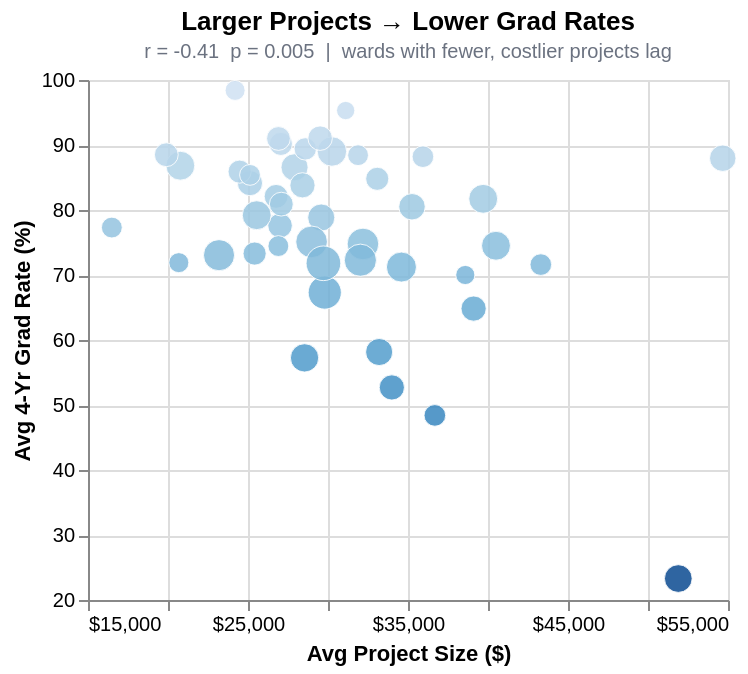

Notebook source saved alongside this figure:
### Code cell
r2, p2 = rp("avg_project", "avg_grad_rate")

s2 = (
    alt.Chart(df)
    .mark_circle(size=90, opacity=0.85, stroke="white", strokeWidth=0.5)
    .encode(
        x=alt.X("avg_project:Q", title="Avg Project Size ($)",
                scale=alt.Scale(zero=False), axis=alt.Axis(format="$,.0f")),
        y=alt.Y("avg_grad_rate:Q", title="Avg 4-Yr Grad Rate (%)",
                scale=alt.Scale(zero=False)),
        color=alt.condition(
            ward_sel,
            alt.Color("avg_grad_rate:Q", scale=alt.Scale(scheme="blues", reverse=True),
                      legend=None),
            alt.value(GRAY + "55"),
        ),
        size=alt.Size("num_schools:Q", scale=alt.Scale(range=[50, 300]), legend=None),
        tooltip=base_tt + [
            alt.Tooltip("avg_grad_rate:Q", title="Grad Rate (%)", format=".1f"),
        ],
    )
    .add_params(ward_sel)
    .properties(
        width=320, height=260,
        title=alt.TitleParams(
            text="Larger Projects → Lower Grad Rates",
            subtitle=f"r = {r2:.2f}  p = {p2:.3f}  |  wards with fewer, costlier projects lag",
            fontSize=13, subtitleFontSize=10, subtitleColor=GRAY,
        ),
    )
)

reg2 = s2.transform_regression("avg_project", "avg_grad_rate").mark_line(
    color=BLUE, strokeDash=[4, 3], strokeWidth=1.8, opacity=0.7
)

chart2 = s2 + reg2
chart2

### Figure 1 — Vega-Lite specification as saved in the notebook (floating-point values rounded to 4 significant figures)
{"config": {"view": {"continuousWidth": 300, "continuousHeight": 300}}, "layer": [{"mark": {"type": "circle", "opacity": 0.85, "size": 90, "stroke": "white", "strokeWidth": 0.5}, "encoding": {"color": {"condition": {"param": "param_1", "empty": true, "field": "avg_grad_rate", "legend": null, "scale": {"reverse": true, "scheme": "blues"}, "type": "quantitative"}, "value": "#6b728055"}, "size": {"field": "num_schools", "legend": null, "scale": {"range": [50, 300]}, "type": "quantitative"}, "tooltip": [{"field": "ward", "title": "Ward", "type": "ordinal"}, {"field": "num_projects", "format": ",", "title": "# Projects", "type": "quantitative"}, {"field": "avg_project", "format": "$,.0f", "title": "Avg $/Project", "type": "quantitative"}, {"field": "avg_grad_rate", "format": ".1f", "title": "Grad Rate (%)", "type": "quantitative"}], "x": {"axis": {"format": "$,.0f"}, "field": "avg_project", "scale": {"zero": false}, "title": "Avg Project Size ($)", "type": "quantitative"}, "y": {"field": "avg_grad_rate", "scale": {"zero": false}, "title": "Avg 4-Yr Grad Rate (%)", "type": "quantitative"}}, "name": "view_2", "title": {"text": "Larger Projects → Lower Grad Rates", "fontSize": 13, "subtitle": "r = -0.41  p = 0.005  |  wards with fewer, costlier projects lag", "subtitleColor": "#6b7280", "subtitleFontSize": 10}}, {"mark": {"type": "line", "color": "#1a6faf", "opacity": 0.7, "strokeDash": [4, 3], "strokeWidth": 1.8}, "encoding": {"color": {"condition": {"param": "param_1", "empty": true, "field": "avg_grad_rate", "legend": null, "scale": {"reverse": true, "scheme": "blues"}, "type": "quantitative"}, "value": "#6b728055"}, "size": {"field": "num_schools", "legend": null, "scale": {"range": [50, 300]}, "type": "quantitative"}, "tooltip": [{"field": "ward", "title": "Ward", "type": "ordinal"}, {"field": "num_projects", "format": ",", "title": "# Projects", "type": "quantitative"}, {"field": "avg_project", "format": "$,.0f", "title": "Avg $/Project", "type": "quantitative"}, {"field": "avg_grad_rate", "format": ".1f", "title": "Grad Rate (%)", "type": "quantitative"}], "x": {"axis": {"format": "$,.0f"}, "field": "avg_project", "scale": {"zero": false}, "title": "Avg Project Size ($)", "type": "quantitative"}, "y": {"field": "avg_grad_rate", "scale": {"zero": false}, "title": "Avg 4-Yr Grad Rate (%)", "type": "quantitative"}}, "title": {"text": "Larger Projects → Lower Grad Rates", "fontSize": 13, "subtitle": "r = -0.41  p = 0.005  |  wards with fewer, costlier projects lag", "subtitleColor": "#6b7280", "subtitleFontSize": 10}, "transform": [{"on": "avg_project", "regression": "avg_grad_rate"}]}], "data": {"name": "data-5edbf31f9a4233b59744b791552b85fd"}, "height": 260, "params": [{"name": "param_1", "select": {"type": "point", "fields": ["ward"]}, "views": ["view_2"]}], "width": 320, "$schema": "https://vega.github.io/schema/vega-lite/v5.20.1.json", "datasets": {"data-5edbf31f9a4233b59744b791552b85fd": [{"ward": 1, "total_spending": 16340000.0, "num_projects": 605, "avg_project": 27000.0, "median_project": 6874.0, "num_schools": 12, "avg_attendance": 86.9, "avg_truancy": 40.99, "avg_mobility": 10.54, "avg_grad_rate": 77.6, "avg_suspension": 5.4, "centroid_lon": -87.69, "centroid_lat": 41.91}, {"ward": 2, "total_spending": 16130000.0, "num_projects": 596, "avg_project": 27060.0, "median_project": 10970.0, "num_schools": 10, "avg_attendance": 86.9, "avg_truancy": 42.24, "avg_mobility": 7.811, "avg_grad_rate": 90.17, "avg_suspension": 5.4, "centroid_lon": -87.65, "centroid_lat": 41.91}, {"ward": 3, "total_spending": 16240000.0, "num_projects": 549, "avg_project": 29580.0, "median_project": 14720.0, "num_schools": 16, "avg_attendance": 86.9, "avg_truancy": 62.69, "avg_mobility": 26.51, "avg_grad_rate": 78.84, "avg_suspension": 5.4, "centroid_lon": -87.63, "centroid_lat": 41.82}, {"ward": 4, "total_spending": 16310000.0, "num_projects": 493, "avg_project": 33080.0, "median_project": 22270.0, "num_schools": 10, "avg_attendance": 86.9, "avg_truancy": 45.57, "avg_mobility": 11.6, "avg_grad_rate": 84.8, "avg_suspension": 5.4, "centroid_lon": -87.61, "centroid_lat": 41.84}, {"ward": 5, "total_spending": 15690000.0, "num_projects": 287, "avg_project": 54670.0, "median_project": 28890.0, "num_schools": 15, "avg_attendance": 86.9, "avg_truancy": 49.38, "avg_mobility": 11.69, "avg_grad_rate": 87.97, "avg_suspension": 5.4, "centroid_lon": -87.58, "centroid_lat": 41.78}, {"ward": 6, "total_spending": 16350000.0, "num_projects": 315, "avg_project": 51890.0, "median_project": 30820.0, "num_schools": 17, "avg_attendance": 86.9, "avg_truancy": 53.09, "avg_mobility": 29.48, "avg_grad_rate": 23.3, "avg_suspension": 5.4, "centroid_lon": -87.63, "centroid_lat": 41.76}, {"ward": 7, "total_spending": 15770000.0, "num_projects": 475, "avg_project": 33200.0, "median_project": 12250.0, "num_schools": 16, "avg_attendance": 86.9, "avg_truancy": 52.84, "avg_mobility": 18.34, "avg_grad_rate": 58.15, "avg_suspension": 5.4, "centroid_lon": -87.56, "centroid_lat": 41.75}, {"ward": 8, "total_spending": 16350000.0, "num_projects": 508, "avg_project": 32180.0, "median_project": 13910.0, "num_schools": 24, "avg_attendance": 86.9, "avg_truancy": 51.8, "avg_mobility": 24.72, "avg_grad_rate": 74.78, "avg_suspension": 5.4, "centroid_lon": -87.59, "centroid_lat": 41.74}, {"ward": 9, "total_spending": 16360000.0, "num_projects": 412, "avg_project": 39700.0, "median_project": 36180.0, "num_schools": 19, "avg_attendance": 86.9, "avg_truancy": 56.39, "avg_mobility": 17.57, "avg_grad_rate": 81.72, "avg_suspension": 5.4, "centroid_lon": -87.62, "centroid_lat": 41.68}, {"ward": 10, "total_spending": 16270000.0, "num_projects": 608, "avg_project": 26750.0, "median_project": 12960.0, "num_schools": 11, "avg_attendance": 86.9, "avg_truancy": 47.6, "avg_mobility": 10.31, "avg_grad_rate": 82.1, "avg_suspension": 5.4, "centroid_lon": -87.55, "centroid_lat": 41.71}, {"ward": 11, "total_spending": 15850000.0, "num_projects": 589, "avg_project": 26910.0, "median_project": 9094.0, "num_schools": 11, "avg_attendance": 86.9, "avg_truancy": 33.43, "avg_mobility": 8.97, "avg_grad_rate": 91.0, "avg_suspension": 5.4, "centroid_lon": -87.65, "centroid_lat": 41.84}, {"ward": 12, "total_spending": 16300000.0, "num_projects": 638, "avg_project": 25540.0, "median_project": 5992.0, "num_schools": 19, "avg_attendance": 86.9, "avg_truancy": 43.86, "avg_mobility": 13.78, "avg_grad_rate": 79.2, "avg_suspension": 5.4, "centroid_lon": -87.69, "centroid_lat": 41.83}, {"ward": 13, "total_spending": 16380000.0, "num_projects": 1062, "avg_project": 15420.0, "median_project": 3762.0, "num_schools": 3, "avg_attendance": 86.9, "avg_truancy": 38.07, "avg_mobility": 6.433, "avg_grad_rate": null, "avg_suspension": 5.4, "centroid_lon": -87.75, "centroid_lat": 41.78}, {"ward": 14, "total_spending": 16370000.0, "num_projects": 788, "avg_project": 20770.0, "median_project": 7433.0, "num_schools": 19, "avg_attendance": 86.9, "avg_truancy": 43.49, "avg_mobility": 8.106, "avg_grad_rate": 86.81, "avg_suspension": 5.4, "centroid_lon": -87.74, "centroid_lat": 41.8}, {"ward": 15, "total_spending": 15640000.0, "num_projects": 525, "avg_project": 29800.0, "median_project": 11730.0, "num_schools": 27, "avg_attendance": 86.9, "avg_truancy": 42.88, "avg_mobility": 10.24, "avg_grad_rate": 67.3, "avg_suspension": 5.4, "centroid_lon": -87.68, "centroid_lat": 41.8}, {"ward": 16, "total_spending": 16080000.0, "num_projects": 473, "avg_project": 33990.0, "median_project": 18070.0, "num_schools": 13, "avg_attendance": 86.9, "avg_truancy": 52.43, "avg_mobility": 16.79, "avg_grad_rate": 52.7, "avg_suspension": 5.4, "centroid_lon": -87.67, "centroid_lat": 41.78}, {"ward": 17, "total_spending": 16030000.0, "num_projects": 410, "avg_project": 39100.0, "median_project": 24800.0, "num_schools": 13, "avg_attendance": 86.9, "avg_truancy": 47.85, "avg_mobility": 16.65, "avg_grad_rate": 64.83, "avg_suspension": 5.4, "centroid_lon": -87.67, "centroid_lat": 41.76}, {"ward": 18, "total_spending": 16210000.0, "num_projects": 460, "avg_project": 35250.0, "median_project": 32460.0, "num_schools": 15, "avg_attendance": 86.9, "avg_truancy": 41.5, "avg_mobility": 9.262, "avg_grad_rate": 80.5, "avg_suspension": 5.4, "centroid_lon": -87.71, "centroid_lat": 41.75}, {"ward": 19, "total_spending": 16190000.0, "num_projects": 374, "avg_project": 43300.0, "median_project": 42440.0, "num_schools": 8, "avg_attendance": 86.9, "avg_truancy": 20.86, "avg_mobility": 4.583, "avg_grad_rate": 71.6, "avg_suspension": 5.4, "centroid_lon": -87.7, "centroid_lat": 41.7}, {"ward": 20, "total_spending": 16120000.0, "num_projects": 398, "avg_project": 40500.0, "median_project": 26470.0, "num_schools": 19, "avg_attendance": 86.9, "avg_truancy": 51.53, "avg_mobility": 18.32, "avg_grad_rate": 74.5, "avg_suspension": 5.4, "centroid_lon": -87.63, "centroid_lat": 41.79}, {"ward": 21, "total_spending": 16160000.0, "num_projects": 697, "avg_project": 23190.0, "median_project": 9540.0, "num_schools": 23, "avg_attendance": 86.9, "avg_truancy": 46.98, "avg_mobility": 14.41, "avg_grad_rate": 73.05, "avg_suspension": 5.4, "centroid_lon": -87.64, "centroid_lat": 41.73}, {"ward": 22, "total_spending": 15680000.0, "num_projects": 617, "avg_project": 25410.0, "median_project": 11720.0, "num_schools": 10, "avg_attendance": 86.9, "avg_truancy": 46.11, "avg_mobility": 9.08, "avg_grad_rate": 73.3, "avg_suspension": 5.4, "centroid_lon": -87.73, "centroid_lat": 41.83}, {"ward": 23, "total_spending": 16240000.0, "num_projects": 985, "avg_project": 16490.0, "median_project": 4700.0, "num_schools": 7, "avg_attendance": 86.9, "avg_truancy": 37.75, "avg_mobility": 7.083, "avg_grad_rate": 77.3, "avg_suspension": 5.4, "centroid_lon": -87.75, "centroid_lat": 41.79}, {"ward": 24, "total_spending": 15920000.0, "num_projects": 497, "avg_project": 32020.0, "median_project": 10540.0, "num_schools": 25, "avg_attendance": 86.9, "avg_truancy": 55.1, "avg_mobility": 17.14, "avg_grad_rate": 72.28, "avg_suspension": 5.4, "centroid_lon": -87.71, "centroid_lat": 41.86}, {"ward": 25, "total_spending": 16360000.0, "num_projects": 541, "avg_project": 30250.0, "median_project": 12400.0, "num_schools": 20, "avg_attendance": 86.9, "avg_truancy": 36.92, "avg_mobility": 8.364, "avg_grad_rate": 89.0, "avg_suspension": 5.4, "centroid_lon": -87.65, "centroid_lat": 41.86}, {"ward": 26, "total_spending": 15960000.0, "num_projects": 572, "avg_project": 27910.0, "median_project": 12610.0, "num_schools": 16, "avg_attendance": 86.9, "avg_truancy": 50.41, "avg_mobility": 24.73, "avg_grad_rate": 86.57, "avg_suspension": 5.4, "centroid_lon": -87.71, "centroid_lat": 41.91}, {"ward": 27, "total_spending": 16150000.0, "num_projects": 467, "avg_project": 34590.0, "median_project": 18440.0, "num_schools": 21, "avg_attendance": 86.9, "avg_truancy": 46.53, "avg_mobility": 8.294, "avg_grad_rate": 71.22, "avg_suspension": 5.4, "centroid_lon": -87.67, "centroid_lat": 41.89}, {"ward": 28, "total_spending": 15990000.0, "num_projects": 552, "avg_project": 28970.0, "median_project": 6444.0, "num_schools": 24, "avg_attendance": 86.9, "avg_truancy": 51.93, "avg_mobility": 19.59, "avg_grad_rate": 75.1, "avg_suspension": 5.4, "centroid_lon": -87.71, "centroid_lat": 41.88}, {"ward": 29, "total_spending": 16180000.0, "num_projects": 597, "avg_project": 27110.0, "median_project": 14800.0, "num_schools": 5, "avg_attendance": 86.9, "avg_truancy": 39.02, "avg_mobility": 8.9, "avg_grad_rate": null, "avg_suspension": 5.4, "centroid_lon": -87.78, "centroid_lat": 41.91}, {"ward": 30, "total_spending": 16310000.0, "num_projects": 789, "avg_project": 20680.0, "median_project": 7500.0, "num_schools": 6, "avg_attendance": 86.9, "avg_truancy": 47.5, "avg_mobility": 11.15, "avg_grad_rate": 71.9, "avg_suspension": 5.4, "centroid_lon": -87.76, "centroid_lat": 41.94}, {"ward": 31, "total_spending": 15980000.0, "num_projects": 590, "avg_project": 27080.0, "median_project": 8956.0, "num_schools": 11, "avg_attendance": 86.9, "avg_truancy": 47.16, "avg_mobility": 10.48, "avg_grad_rate": 80.9, "avg_suspension": 5.4, "centroid_lon": -87.75, "centroid_lat": 41.93}, {"ward": 32, "total_spending": 16200000.0, "num_projects": 567, "avg_project": 28580.0, "median_project": 17030.0, "num_schools": 9, "avg_attendance": 86.9, "avg_truancy": 32.72, "avg_mobility": 6.675, "avg_grad_rate": 89.4, "avg_suspension": 5.4, "centroid_lon": -87.69, "centroid_lat": 41.93}, {"ward": 33, "total_spending": 16280000.0, "num_projects": 573, "avg_project": 28410.0, "median_project": 12650.0, "num_schools": 13, "avg_attendance": 86.9, "avg_truancy": 30.95, "avg_mobility": 8.633, "avg_grad_rate": 83.8, "avg_suspension": 5.4, "centroid_lon": -87.7, "centroid_lat": 41.96}, {"ward": 34, "total_spending": 15090000.0, "num_projects": 529, "avg_project": 28530.0, "median_project": 14800.0, "num_schools": 18, "avg_attendance": 86.9, "avg_truancy": 54.64, "avg_mobility": 21.12, "avg_grad_rate": 57.25, "avg_suspension": 5.4, "centroid_lon": -87.65, "centroid_lat": 41.68}, {"ward": 35, "total_spending": 15900000.0, "num_projects": 633, "avg_project": 25120.0, "median_project": 6817.0, "num_schools": 13, "avg_attendance": 86.9, "avg_truancy": 43.77, "avg_mobility": 15.72, "avg_grad_rate": 84.13, "avg_suspension": 5.4, "centroid_lon": -87.72, "centroid_lat": 41.94}, {"ward": 36, "total_spending": 16200000.0, "num_projects": 662, "avg_project": 24480.0, "median_project": 10490.0, "num_schools": 10, "avg_attendance": 86.9, "avg_truancy": 39.36, "avg_mobility": 6.12, "avg_grad_rate": 85.9, "avg_suspension": 5.4, "centroid_lon": -87.78, "centroid_lat": 41.93}, {"ward": 37, "total_spending": 15930000.0, "num_projects": 536, "avg_project": 29710.0, "median_project": 13540.0, "num_schools": 30, "avg_attendance": 86.9, "avg_truancy": 58.33, "avg_mobility": 21.93, "avg_grad_rate": 71.8, "avg_suspension": 5.4, "centroid_lon": -87.75, "centroid_lat": 41.9}, {"ward": 38, "total_spending": 16000000.0, "num_projects": 541, "avg_project": 29570.0, "median_project": 23500.0, "num_schools": 6, "avg_attendance": 86.9, "avg_truancy": 26.78, "avg_mobility": 6.85, "avg_grad_rate": null, "avg_suspension": 5.4, "centroid_lon": -87.81, "centroid_lat": 41.95}, {"ward": 39, "total_spending": 16180000.0, "num_projects": 441, "avg_project": 36680.0, "median_project": 26630.0, "num_schools": 8, "avg_attendance": 86.9, "avg_truancy": 23.81, "avg_mobility": 5.943, "avg_grad_rate": 48.4, "avg_suspension": 5.4, "centroid_lon": -87.74, "centroid_lat": 41.98}, {"ward": 40, "total_spending": 15970000.0, "num_projects": 501, "avg_project": 31880.0, "median_project": 13150.0, "num_schools": 7, "avg_attendance": 86.9, "avg_truancy": 33.01, "avg_mobility": 7.3, "avg_grad_rate": 88.43, "avg_suspension": 5.4, "centroid_lon": -87.69, "centroid_lat": 41.98}, {"ward": 41, "total_spending": 16360000.0, "num_projects": 409, "avg_project": 40000.0, "median_project": 36810.0, "num_schools": 6, "avg_attendance": 86.9, "avg_truancy": 19.55, "avg_mobility": 6.575, "avg_grad_rate": null, "avg_suspension": 5.4, "centroid_lon": -87.84, "centroid_lat": 41.99}, {"ward": 42, "total_spending": 15960000.0, "num_projects": 513, "avg_project": 31100.0, "median_project": 18900.0, "num_schools": 4, "avg_attendance": 86.9, "avg_truancy": 56.48, "avg_mobility": 28.23, "avg_grad_rate": 95.3, "avg_suspension": 5.4, "centroid_lon": -87.62, "centroid_lat": 41.89}, {"ward": 43, "total_spending": 15630000.0, "num_projects": 646, "avg_project": 24190.0, "median_project": 10020.0, "num_schools": 6, "avg_attendance": 86.9, "avg_truancy": 30.22, "avg_mobility": 7.425, "avg_grad_rate": 98.4, "avg_suspension": 5.4, "centroid_lon": -87.63, "centroid_lat": 41.92}, {"ward": 44, "total_spending": 16080000.0, "num_projects": 640, "avg_project": 25130.0, "median_project": 9945.0, "num_schools": 5, "avg_attendance": 86.9, "avg_truancy": 18.14, "avg_mobility": 5.32, "avg_grad_rate": null, "avg_suspension": 5.4, "centroid_lon": -87.64, "centroid_lat": 41.94}, {"ward": 45, "total_spending": 16140000.0, "num_projects": 547, "avg_project": 29510.0, "median_project": 12420.0, "num_schools": 12, "avg_attendance": 86.9, "avg_truancy": 30.34, "avg_mobility": 6.64, "avg_grad_rate": 91.05, "avg_suspension": 5.4, "centroid_lon": -87.76, "centroid_lat": 41.97}, {"ward": 46, "total_spending": 16200000.0, "num_projects": 420, "avg_project": 38580.0, "median_project": 13560.0, "num_schools": 5, "avg_attendance": 86.9, "avg_truancy": 53.22, "avg_mobility": 27.26, "avg_grad_rate": 70.0, "avg_suspension": 5.4, "centroid_lon": -87.64, "centroid_lat": 41.96}, {"ward": 47, "total_spending": 16150000.0, "num_projects": 812, "avg_project": 19900.0, "median_project": 6375.0, "num_schools": 11, "avg_attendance": 86.9, "avg_truancy": 24.08, "avg_mobility": 6.782, "avg_grad_rate": 88.5, "avg_suspension": 5.4, "centroid_lon": -87.68, "centroid_lat": 41.96}, {"ward": 48, "total_spending": 15530000.0, "num_projects": 618, "avg_project": 25130.0, "median_project": 9175.0, "num_schools": 7, "avg_attendance": 86.9, "avg_truancy": 34.06, "avg_mobility": 13.13, "avg_grad_rate": 85.4, "avg_suspension": 5.4, "centroid_lon": -87.66, "centroid_lat": 41.99}, {"ward": 49, "total_spending": 16300000.0, "num_projects": 606, "avg_project": 26900.0, "median_project": 12120.0, "num_schools": 7, "avg_attendance": 86.9, "avg_truancy": 36.76, "avg_mobility": 17.34, "avg_grad_rate": 74.45, "avg_suspension": 5.4, "centroid_lon": -87.67, "centroid_lat": 42.01}, {"ward": 50, "total_spending": 15990000.0, "num_projects": 445, "avg_project": 35930.0, "median_project": 29300.0, "num_schools": 8, "avg_attendance": 86.9, "avg_truancy": 29.23, "avg_mobility": 10.54, "avg_grad_rate": 88.2, "avg_suspension": 5.4, "centroid_lon": -87.7, "centroid_lat": 42.0}]}}
